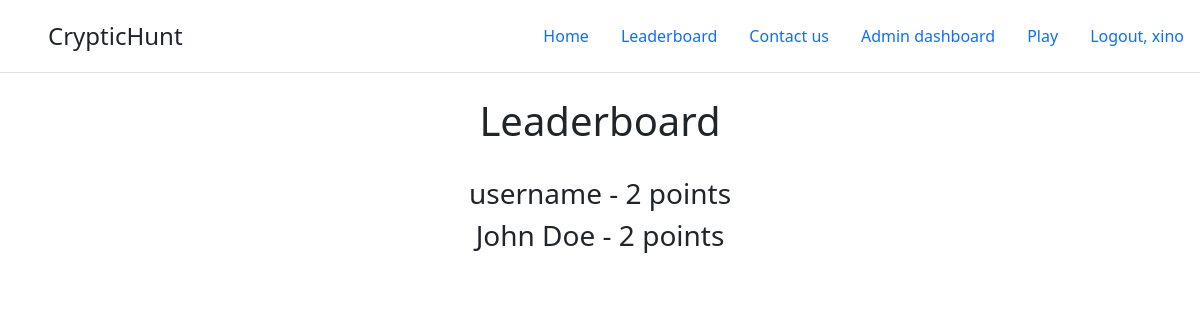
The app's page /lb (signed in), older data.
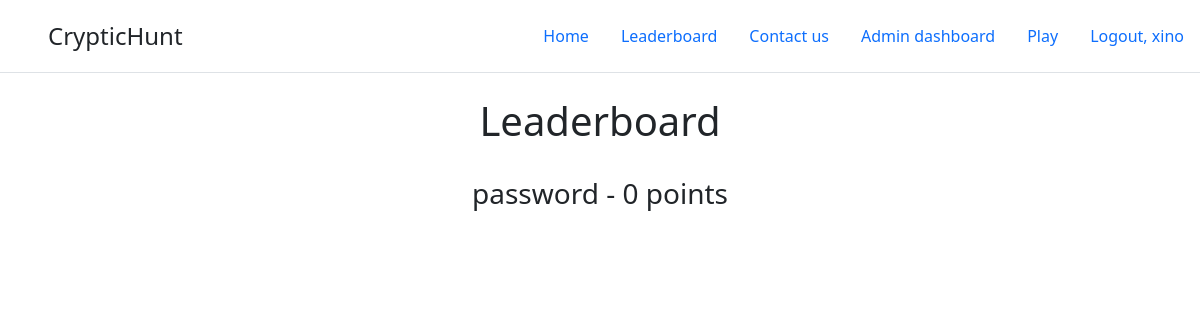
The same page, newer data.
### hack/models.py (models this page shows)
class User(db.Model,UserMixin):
    id = db.Column(db.Integer,primary_key = True)
    username = db.Column(db.String, nullable=False)
    email = db.Column(db.String(64),index=True)
    password = db.Column(db.String)
    ans_time = db.Column(db.Integer, nullable=False, default=datetime.now)
    correct_ans = db.Column(db.Integer, default=0, nullable=False)
    queries = db.relationship('ContactQuery', backref='user')

### app.py (the view)
@app.route('/lb')
def lb():
    users = User.query.order_by(User.correct_ans.desc(), User.ans_time.asc()).all()
    return render_template('leaderboard.html', users=users)

### hack/models.py (called while the page is built)
@login_manager.user_loader
def load_user(user_id):
    return User.query.get(user_id)

### hack/templates/leaderboard.html
{% extends 'base.html' %}
{% block content %}
<center>
    <h1>Leaderboard</h1><br>
    {% if users|length == 0 %}
        <h3>There is nothing to show :(</h3>
    {% else %}
    {% for user in users %}
    {% if user.username == 'xino' %}
    {% else %}
    {% if user == current_user %}
    <h3>{{user.username}}(you) - {{user.correct_ans}} points</h3>
    {% else %}
    <h3>{{user.username}} - {{user.correct_ans}} points</h3>
    {% endif %}
    {% endif %}
    {% endfor %}
    {% endif %}
</center>
{% endblock %}

Row changes from the older to the newer data that the page shows:
removed User: username "username", correct_ans "2"
removed User: username "John Doe", correct_ans "2"
added User: username "password", correct_ans "0"
